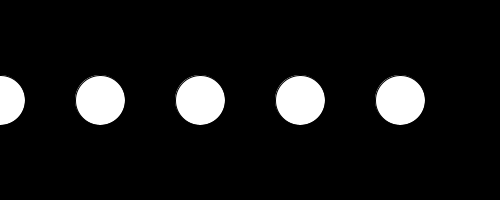
Frame 1 (no input)
Frame 60 (the mouse pressed at the canvas centre just before this capture): identical to frame 1, image omitted
Frame 120 (the mouse held since frame 60 and released just before this capture): identical to frame 1, image omitted

The Processing sketch that drew this single still picture (run headless with seeded random() and noise(); from frame 60 on, the mouse is pressed at the canvas centre):

// Processing sketch: tut02_04
// ── tut02_04.pde
import java.util.ArrayList;

ArrayList<Integer> data;
int largest=0;

void setup()
{
  size(500, 200);
  data = new ArrayList<Integer>();
  data.add(new Integer(10));
  data.add(new Integer(20));
  data.add(new Integer(30));
  data.add(new Integer(40));
  data.add(new Integer(50));

  //
  largest=data.get(0);
  for (int i=0; i<data.size(); i++)
  {
    if (data.get(i)>largest)
      largest=data.get(i);
  }
}

void draw()
{
  background(0, 0, 0);

  for (int i=0; i<data.size(); i++)
  {
    ellipse(i*100, 100, largest, largest);
  }
}
